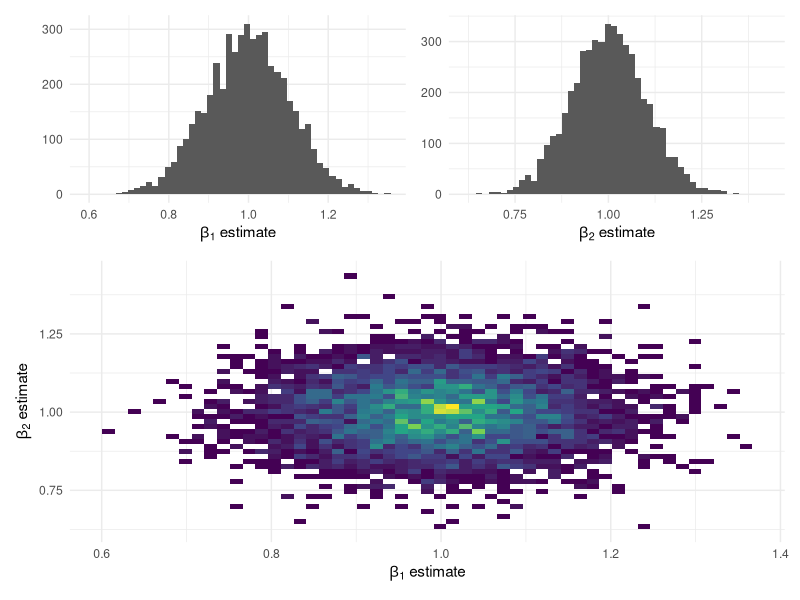
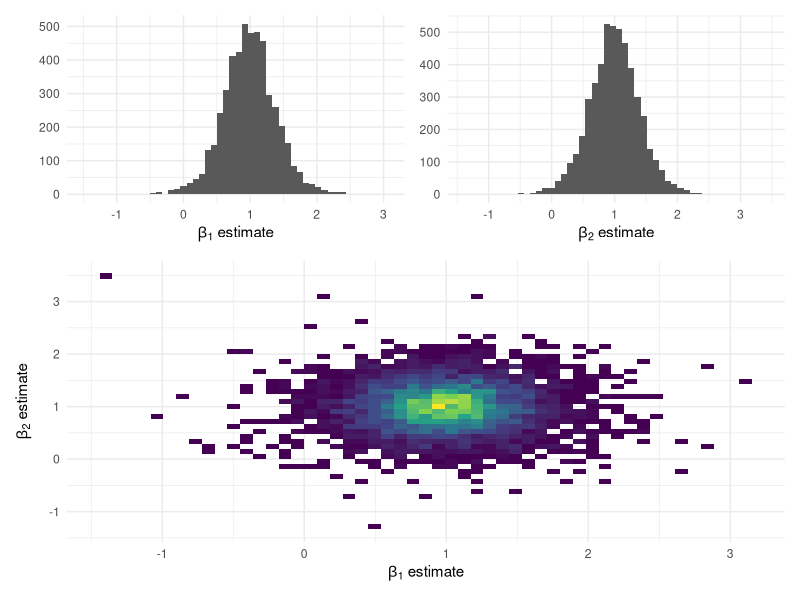
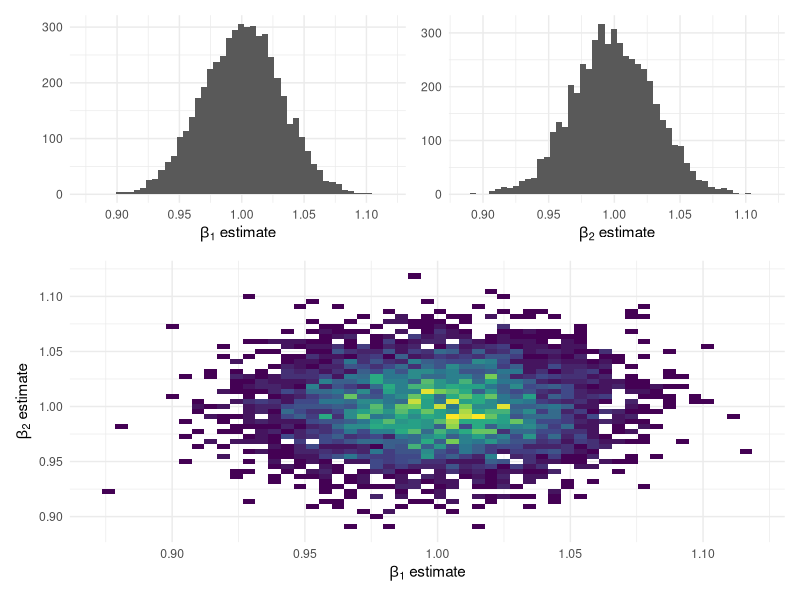
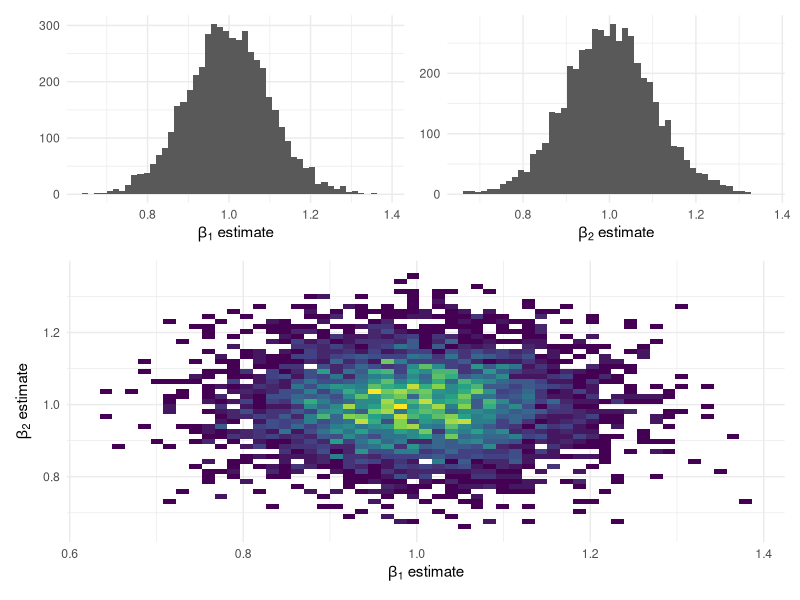
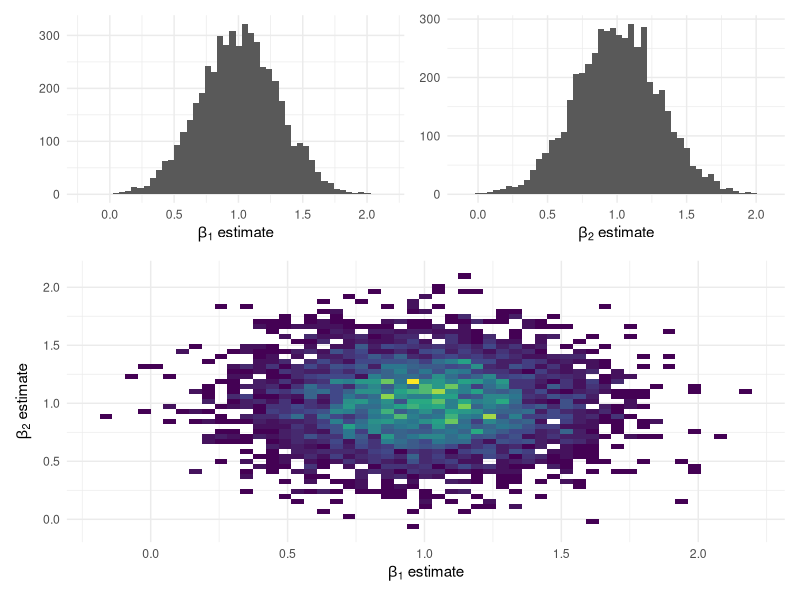
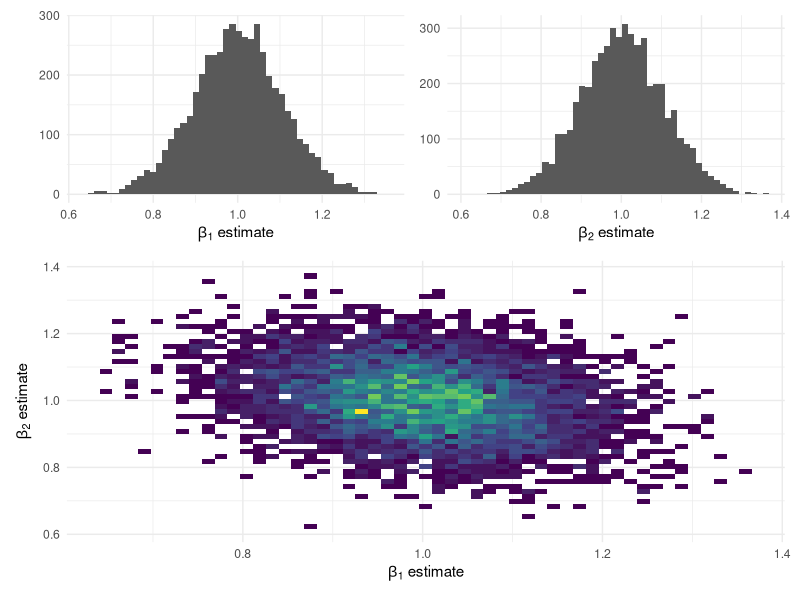
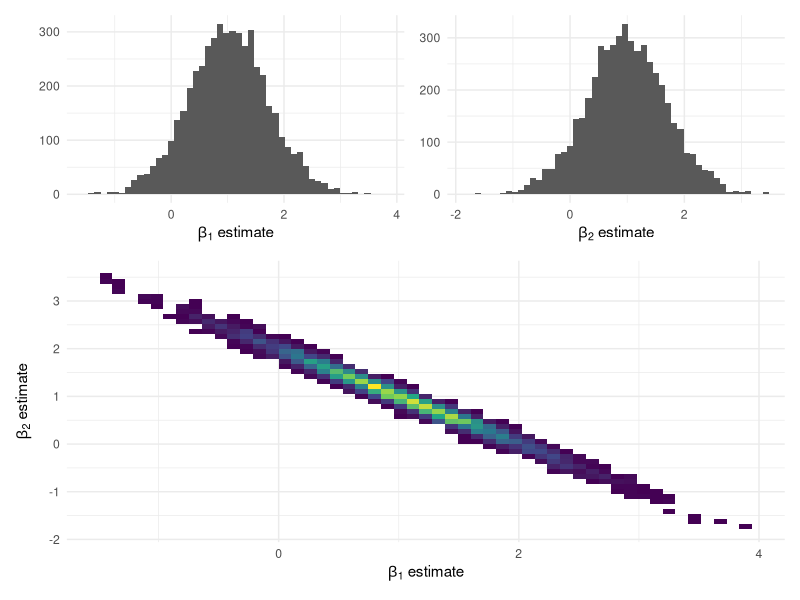

Generate these figures, in order, with R:
## ---- chunk 1
#| include: false
library(ggplot2)    # install.packages("ggplot2")
library(patchwork)  # install.packages("patchwork")
library(mvtnorm)    # install.packages("mvtnorm")

plot_ests <- function(ests) {
  # Marginal sample distribution
  plot_beta_1 <- ggplot() +
    geom_histogram(aes(x = ests[, 2]), bins = 50) +
    labs(x = expression(beta[1]*" estimate"), y = NULL) +
    theme_minimal()
  
  plot_beta_2 <- ggplot() +
    geom_histogram(aes(x = ests[, 3]), bins = 50) +
    labs(x = expression(beta[2]*" estimate"), y = NULL) +
    theme_minimal()

  # Joint sampling distribution of \hat{\beta}_1 and \hat{\beta}_2
  plot_beta_joint <- ggplot() +
    geom_bin_2d(aes(x = ests[, 2], y = ests[, 3]), bins = 50) + 
    labs(
      x = expression(beta[1]*" estimate"), y = expression(beta[2]*" estimate")
    ) +
    scale_fill_viridis_c(guide = "none") +
    theme_minimal() 

  ((plot_beta_1 + plot_beta_2) / plot_beta_joint) + 
    plot_layout(heights = c(1, 1.5))
}
## ---- chunk 2
#| fig-height: 6
#| fig-width: 8
# BASELINE CASE (for comparison)
B <- 5000
n <- 100
ests <- matrix(nrow = B, ncol = 3)
for (b in 1:B) {
  # Generate data
  Sigma_X = matrix(c(1, 0, 0, 1), nrow = 2, ncol = 2)
  X <- rmvnorm(n = n, mean = c(1, 1), sigma = Sigma_X)
  X1 <- X[, 1]
  X2 <- X[, 2]

  y <- 10 + X1 * 1 + X2 * 1 + rnorm(n, mean = 0, sd = 1)

  df_b <- data.frame(X1 = X1, X2 = X2, y = y)

  # Estimate OLS
  mod <- lm(y ~ 1 + X1 + X2, data = df_b)
  ests[b, ] <- coef(mod)
}

plot_ests(ests)
## ---- chunk 3
#| fig-height: 6
#| fig-width: 8
B <- 5000
n <- 10
ests <- matrix(nrow = B, ncol = 3)
for (b in 1:B) {
    # Generate data
  Sigma_X = matrix(c(1, 0, 0, 1), nrow = 2, ncol = 2)
  X <- rmvnorm(n = n, mean = c(1, 1), sigma = Sigma_X)
  X1 <- X[, 1]
  X2 <- X[, 2]

  y <- 10 + X1 * 1 + X2 * 1 + rnorm(n, mean = 0, sd = 1)

  df_b <- data.frame(X1 = X1, X2 = X2, y = y)


  # Estimate OLS
  mod <- lm(y ~ 1 + X1 + X2, data = df_b)
  ests[b, ] <- coef(mod)
}

plot_ests(ests)
## ---- chunk 4
#| fig-height: 6
#| fig-width: 8
B <- 5000
n <- 1000
ests <- matrix(nrow = B, ncol = 3)
for (b in 1:B) {
    # Generate data
  Sigma_X = matrix(c(1, 0, 0, 1), nrow = 2, ncol = 2)
  X <- rmvnorm(n = n, mean = c(1, 1), sigma = Sigma_X)
  X1 <- X[, 1]
  X2 <- X[, 2]

  y <- 10 + X1 * 1 + X2 * 1 + rnorm(n, mean = 0, sd = 1)

  df_b <- data.frame(X1 = X1, X2 = X2, y = y)


  # Estimate OLS
  mod <- lm(y ~ 1 + X1 + X2, data = df_b)
  ests[b, ] <- coef(mod)
}

plot_ests(ests)
## ---- chunk 5
#| fig-height: 6
#| fig-width: 8
B <- 5000
n <- 100
ests <- matrix(nrow = B, ncol = 3)
for (b in 1:B) {
    # Generate data
  Sigma_X = matrix(c(1, 0, 0, 1), nrow = 2, ncol = 2)
  X <- rmvnorm(n = n, mean = c(1, 1), sigma = Sigma_X)
  X1 <- X[, 1]
  X2 <- X[, 2]

  y <- 10 + X1 * 1 + X2 * 1 + rnorm(n, mean = 0, sd = 1)

  df_b <- data.frame(X1 = X1, X2 = X2, y = y)


  # Estimate OLS
  mod <- lm(y ~ 1 + X1 + X2, data = df_b)
  ests[b, ] <- coef(mod)
}

plot_ests(ests)
## ---- chunk 6
#| fig-height: 6
#| fig-width: 8
B <- 5000
n <- 100
ests <- matrix(nrow = B, ncol = 3)
for (b in 1:B) {
    # Generate data
  Sigma_X = matrix(c(1, 0, 0, 1), nrow = 2, ncol = 2)
  X <- rmvnorm(n = n, mean = c(1, 1), sigma = Sigma_X)
  X1 <- X[, 1]
  X2 <- X[, 2]

  y <- 10 + X1 * 1 + X2 * 1 + rnorm(n, mean = 0, sd = 3)

  df_b <- data.frame(X1 = X1, X2 = X2, y = y)


  # Estimate OLS
  mod <- lm(y ~ 1 + X1 + X2, data = df_b)
  ests[b, ] <- coef(mod)
}

plot_ests(ests)
## ---- chunk 7
#| fig-height: 6
#| fig-width: 8
B <- 5000
n <- 100
ests <- matrix(nrow = B, ncol = 3)
for (b in 1:B) {
    # Generate data
  Sigma_X = matrix(c(1, 0.25, 0.25, 1), nrow = 2, ncol = 2)
  X <- rmvnorm(n = n, mean = c(1, 1), sigma = Sigma_X)
  X1 <- X[, 1]
  X2 <- X[, 2]

  y <- 10 + X1 * 1 + X2 * 1 + rnorm(n, mean = 0, sd = 1)

  df_b <- data.frame(X1 = X1, X2 = X2, y = y)


  # Estimate OLS
  mod <- lm(y ~ 1 + X1 + X2, data = df_b)
  ests[b, ] <- coef(mod)
}

plot_ests(ests)
## ---- chunk 8
#| fig-height: 6
#| fig-width: 8
B <- 5000
n <- 100
ests <- matrix(nrow = B, ncol = 3)
for (b in 1:B) {
    # Generate data
  Sigma_X = matrix(c(1, 0.99, 0.99, 1), nrow = 2, ncol = 2)
  X <- rmvnorm(n = n, mean = c(1, 1), sigma = Sigma_X)
  X1 <- X[, 1]
  X2 <- X[, 2]

  y <- 10 + X1 * 1 + X2 * 1 + rnorm(n, mean = 0, sd = 1)

  df_b <- data.frame(X1 = X1, X2 = X2, y = y)


  # Estimate OLS
  mod <- lm(y ~ 1 + X1 + X2, data = df_b)
  ests[b, ] <- coef(mod)
}

plot_ests(ests)
